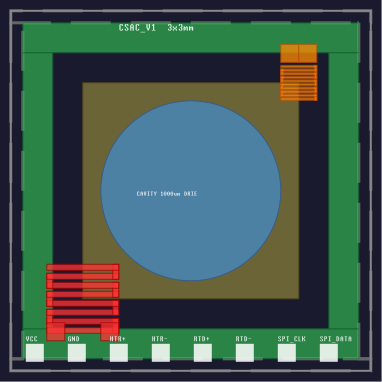

Here is the Python script that generated this plot:
"""
csac_cell_v1.py
===============
GDS-II mask layout generator for the CSAC MEMS vapor cell chip.

Die: 3×3 mm Silicon
Technology: Borosilicate glass / Si anodic bond stack
Process: DRIE cavity etch, Pt sputtered heater + RTD, anodic bonding

Layer map
---------
  1  CAVITY      DRIE etch boundary
  2  PT_HEATER   Platinum serpentine heater trace
  3  PT_RTD      Platinum RTD meander
  4  BOND_RING   Anodic bonding frame
  5  DICING      Dicing lane outline
  6  OPTICAL_WIN Optical window (glass lid area)
 10  LABELS      Text annotations / pad labels

Usage
-----
  python csac_cell_v1.py

Outputs
-------
  csac_cell_v1.gds   — GDSII binary, send to foundry
  csac_cell_v1.svg   — SVG colour preview (open in browser or Inkscape)
  csac_cell_v1_preview.png — PNG raster via matplotlib
"""

import os
import sys
import math
import numpy as np

import gdstk
import matplotlib
matplotlib.use("Agg")          # headless rendering
import matplotlib.pyplot as plt
import matplotlib.patches as mpatches
from matplotlib.collections import PatchCollection

# ---------------------------------------------------------------------------
# SCRIPT DIRECTORY — all outputs land here
# ---------------------------------------------------------------------------
SCRIPT_DIR = os.path.dirname(os.path.abspath(__file__))
GDS_OUT    = os.path.join(SCRIPT_DIR, "csac_cell_v1.gds")
SVG_OUT    = os.path.join(SCRIPT_DIR, "csac_cell_v1.svg")
PNG_OUT    = os.path.join(SCRIPT_DIR, "csac_cell_v1_preview.png")

# ---------------------------------------------------------------------------
# LAYER CONSTANTS
# ---------------------------------------------------------------------------
L_CAVITY      = 1
L_PT_HEATER   = 2
L_PT_RTD      = 3
L_BOND_RING   = 4
L_DICING      = 5
L_OPTICAL_WIN = 6
L_LABELS      = 10

DT = 0   # datatype for all shapes

# ---------------------------------------------------------------------------
# DESIGN PARAMETERS  (all in micrometres)
# ---------------------------------------------------------------------------
DIE_W = 3000.0
DIE_H = 3000.0

# Circular DRIE cavity
CAVITY_CX   = 1500.0
CAVITY_CY   = 1500.0
CAVITY_R    = 750.0      # diameter 1500 um

# Anodic bond ring
BOND_OUTER_MARGIN = 100.0    # from die edge inward to outer edge of ring
BOND_RING_WIDTH   = 250.0    # ring width

# Dicing lane
DICING_WIDTH = 100.0

# Optical window (glass lid)
OPT_W = 1800.0
OPT_H = 1800.0
OPT_CX = 1500.0
OPT_CY = 1500.0

# Platinum heater (serpentine, lower-left quadrant)
HTR_CX       = 600.0     # serpentine block centre
HTR_CY       = 600.0
HTR_AREA_W   = 600.0     # bounding box of serpentine block
HTR_AREA_H   = 600.0
HTR_N_LINES  = 8         # number of parallel lines
HTR_TRACE_W  = 50.0      # trace width um
HTR_TRACE_T  = 0.0002    # 200 nm thickness (informational only)

# Platinum RTD (meander, upper-right quadrant)
RTD_CX       = 2400.0
RTD_CY       = 2400.0
RTD_AREA_W   = 300.0
RTD_AREA_H   = 300.0
RTD_N_LINES  = 10        # enough meander lines for ~1 mm length
RTD_TRACE_W  = 20.0

# Electrical pads
PAD_W       = 150.0
PAD_H       = 150.0
PAD_Y_CTR   = 150.0      # pad centre y
PAD_X_CTRS  = [200, 550, 900, 1250, 1600, 1950, 2300, 2650]
PAD_LABELS  = ["VCC", "GND", "HTR+", "HTR-", "RTD+", "RTD-", "SPI_CLK", "SPI_DATA"]


# ---------------------------------------------------------------------------
# HELPER: build a serpentine trace as a list of gdstk.Polygon rectangles
# ---------------------------------------------------------------------------
def serpentine_rects(cx, cy, area_w, area_h, n_lines, trace_w, layer, datatype=0):
    """
    Build a serpentine (boustrophedon) pattern centred at (cx, cy).

    The pattern has `n_lines` parallel horizontal runs connected by
    U-bends at alternating left/right ends.  Each run is a long thin
    rectangle; the connecting bends are small square end-caps.

    Returns a flat list of gdstk.Polygon objects.
    """
    polys = []

    # Available height divided equally among n_lines runs + gaps
    # pitch = area_h / n_lines
    pitch  = area_h / n_lines
    run_h  = trace_w                 # height of each horizontal strip
    run_w  = area_w                  # full width each run spans

    # Bend half-width (the U-turn connector at each end)
    bend_w = trace_w                 # same width as the trace

    x0 = cx - area_w / 2.0
    y0 = cy - area_h / 2.0

    for i in range(n_lines):
        # Centre y of this line
        yc = y0 + (i + 0.5) * pitch

        # Horizontal run
        r = gdstk.rectangle(
            (x0, yc - trace_w / 2),
            (x0 + run_w, yc + trace_w / 2),
            layer=layer, datatype=datatype
        )
        polys.append(r)

        # End-cap bend connecting to next line (except after last line)
        if i < n_lines - 1:
            yc_next = y0 + (i + 1 + 0.5) * pitch
            if i % 2 == 0:
                # right-side bend
                bx = x0 + run_w - trace_w / 2
            else:
                # left-side bend
                bx = x0 + trace_w / 2

            # The bend connects (yc) to (yc_next) at x = bx
            b = gdstk.rectangle(
                (bx - trace_w / 2, yc - trace_w / 2),
                (bx + trace_w / 2, yc_next + trace_w / 2),
                layer=layer, datatype=datatype
            )
            polys.append(b)

    return polys


# ---------------------------------------------------------------------------
# HELPER: bond ring as two overlapping rectangles (outer frame, inner hole)
# gdstk supports boolean ops; alternatively use a polygon outline.
# We just use a rectangle border (4 edge strips).
# ---------------------------------------------------------------------------
def bond_ring_polys(die_w, die_h, outer_margin, ring_width, layer, datatype=0):
    """
    Return four rectangles forming a closed rectangular frame.
    Outer edge of ring: outer_margin from die edge.
    Inner edge of ring: outer_margin + ring_width from die edge.
    """
    om = outer_margin
    rw = ring_width
    polys = []

    # Bottom strip
    polys.append(gdstk.rectangle(
        (om, om), (die_w - om, om + rw),
        layer=layer, datatype=datatype))
    # Top strip
    polys.append(gdstk.rectangle(
        (om, die_h - om - rw), (die_w - om, die_h - om),
        layer=layer, datatype=datatype))
    # Left strip
    polys.append(gdstk.rectangle(
        (om, om + rw), (om + rw, die_h - om - rw),
        layer=layer, datatype=datatype))
    # Right strip
    polys.append(gdstk.rectangle(
        (die_w - om - rw, om + rw), (die_w - om, die_h - om - rw),
        layer=layer, datatype=datatype))

    return polys


# ---------------------------------------------------------------------------
# HELPER: dicing lane (four strips around perimeter)
# ---------------------------------------------------------------------------
def dicing_lane_polys(die_w, die_h, lane_w, layer, datatype=0):
    polys = []
    polys.append(gdstk.rectangle((0, 0),          (die_w, lane_w),          layer=layer, datatype=datatype))   # bottom
    polys.append(gdstk.rectangle((0, die_h - lane_w), (die_w, die_h),       layer=layer, datatype=datatype))   # top
    polys.append(gdstk.rectangle((0, lane_w),      (lane_w, die_h - lane_w), layer=layer, datatype=datatype))  # left
    polys.append(gdstk.rectangle((die_w - lane_w, lane_w), (die_w, die_h - lane_w), layer=layer, datatype=datatype))  # right
    return polys


# ---------------------------------------------------------------------------
# BUILD LIBRARY
# ---------------------------------------------------------------------------
print("=" * 60)
print(f"gdstk version : {gdstk.__version__}")
print(f"Output GDS    : {GDS_OUT}")
print("=" * 60)

lib  = gdstk.Library(name="CSAC_CELL_V1", unit=1e-6, precision=1e-9)
cell = lib.new_cell("CSAC_V1")

shape_counts = {}

def add(layer_name, layer_id, shapes):
    """Add shapes to cell and tally."""
    if isinstance(shapes, (gdstk.Polygon,)):
        shapes = [shapes]
    for s in shapes:
        cell.add(s)
    shape_counts[layer_name] = shape_counts.get(layer_name, 0) + len(shapes)


# --- Layer 5: DICING lane (draw first so it appears at the bottom) ---------
add("DICING", L_DICING,
    dicing_lane_polys(DIE_W, DIE_H, DICING_WIDTH, L_DICING, DT))

# --- Layer 4: BOND RING -----------------------------------------------------
add("BOND_RING", L_BOND_RING,
    bond_ring_polys(DIE_W, DIE_H, BOND_OUTER_MARGIN, BOND_RING_WIDTH, L_BOND_RING, DT))

# --- Layer 6: OPTICAL WINDOW ------------------------------------------------
opt_rect = gdstk.rectangle(
    (OPT_CX - OPT_W / 2, OPT_CY - OPT_H / 2),
    (OPT_CX + OPT_W / 2, OPT_CY + OPT_H / 2),
    layer=L_OPTICAL_WIN, datatype=DT)
add("OPTICAL_WIN", L_OPTICAL_WIN, [opt_rect])

# --- Layer 1: CAVITY --------------------------------------------------------
cavity = gdstk.ellipse(
    (CAVITY_CX, CAVITY_CY),
    CAVITY_R,
    tolerance=0.5,       # ≈ 0.5 um tolerance → smooth circle
    layer=L_CAVITY, datatype=DT)
add("CAVITY", L_CAVITY, [cavity])

# --- Layer 2: PT_HEATER (serpentine, lower-left) ----------------------------
heater_polys = serpentine_rects(
    HTR_CX, HTR_CY, HTR_AREA_W, HTR_AREA_H,
    HTR_N_LINES, HTR_TRACE_W, L_PT_HEATER, DT)
add("PT_HEATER", L_PT_HEATER, heater_polys)

# Heater bond pads (two 150×150 um pads at the ends of the serpentine)
htr_pad_y   = HTR_CY - HTR_AREA_H / 2 - 50
htr_pad_xL  = HTR_CX - HTR_AREA_W / 2
htr_pad_xR  = HTR_CX + HTR_AREA_W / 2 - PAD_W
for px in [htr_pad_xL, htr_pad_xR]:
    cell.add(gdstk.rectangle(
        (px, htr_pad_y), (px + PAD_W, htr_pad_y + PAD_H),
        layer=L_PT_HEATER, datatype=DT))
shape_counts["PT_HEATER"] = shape_counts.get("PT_HEATER", 0) + 2

# --- Layer 3: PT_RTD (meander, upper-right) ---------------------------------
rtd_polys = serpentine_rects(
    RTD_CX, RTD_CY, RTD_AREA_W, RTD_AREA_H,
    RTD_N_LINES, RTD_TRACE_W, L_PT_RTD, DT)
add("PT_RTD", L_PT_RTD, rtd_polys)

# RTD bond pads
rtd_pad_y  = RTD_CY + RTD_AREA_H / 2 + 20
rtd_pad_xL = RTD_CX - RTD_AREA_W / 2
rtd_pad_xR = RTD_CX + RTD_AREA_W / 2 - PAD_W
for px in [rtd_pad_xL, rtd_pad_xR]:
    cell.add(gdstk.rectangle(
        (px, rtd_pad_y), (px + PAD_W, rtd_pad_y + PAD_H),
        layer=L_PT_RTD, datatype=DT))
shape_counts["PT_RTD"] = shape_counts.get("PT_RTD", 0) + 2

# --- Layer 10 / pads: ELECTRICAL PADS + LABELS ------------------------------
for xc, lbl in zip(PAD_X_CTRS, PAD_LABELS):
    # Pad rectangle on L_LABELS layer (also visible as a metal shape)
    cell.add(gdstk.rectangle(
        (xc - PAD_W / 2, PAD_Y_CTR - PAD_H / 2),
        (xc + PAD_W / 2, PAD_Y_CTR + PAD_H / 2),
        layer=L_LABELS, datatype=DT))

    # Polygonal text label above pad
    txt = gdstk.text(
        lbl,
        size=60,
        position=(xc - PAD_W / 2, PAD_Y_CTR + PAD_H / 2 + 10),
        layer=L_LABELS, datatype=DT)
    for p in txt:
        cell.add(p)

shape_counts["LABELS"] = len(PAD_X_CTRS)

# Die outline (informational — layer 0)
cell.add(gdstk.rectangle((0, 0), (DIE_W, DIE_H), layer=0, datatype=DT))

# Chip title label (centre)
title_txt = gdstk.text("CSAC_V1  3x3mm", size=80,
                        position=(DIE_W / 2 - 600, DIE_H - 180),
                        layer=L_LABELS, datatype=DT)
for p in title_txt:
    cell.add(p)

# Cavity depth annotation
depth_txt = gdstk.text("CAVITY 1000um DRIE", size=50,
                        position=(CAVITY_CX - 450, CAVITY_CY - 50),
                        layer=L_LABELS, datatype=DT)
for p in depth_txt:
    cell.add(p)

# ---------------------------------------------------------------------------
# WRITE GDS
# ---------------------------------------------------------------------------
lib.write_gds(GDS_OUT)

gds_size = os.path.getsize(GDS_OUT)
bbox = cell.bounding_box()

print("\n--- Layer shape counts ---")
for name, cnt in sorted(shape_counts.items()):
    print(f"  {name:15s}: {cnt} polygon(s)")

print(f"\nCell bounding box : {bbox}")
print(f"GDS file size     : {gds_size:,} bytes  ({gds_size/1024:.1f} kB)")
print(f"GDS written to    : {GDS_OUT}")

# ---------------------------------------------------------------------------
# SVG PREVIEW (gdstk built-in)
# ---------------------------------------------------------------------------
LAYER_COLORS = {
    (0,  0): {"fill": "none",    "stroke": "#888888", "stroke-width": "2"},
    (L_CAVITY,      DT): {"fill": "#3399ff", "stroke": "#1155cc", "stroke-width": "1", "opacity": "0.55"},
    (L_PT_HEATER,   DT): {"fill": "#ff3333", "stroke": "#aa0000", "stroke-width": "1", "opacity": "0.75"},
    (L_PT_RTD,      DT): {"fill": "#ff8800", "stroke": "#cc5500", "stroke-width": "1", "opacity": "0.75"},
    (L_BOND_RING,   DT): {"fill": "#33cc55", "stroke": "#117733", "stroke-width": "1", "opacity": "0.60"},
    (L_DICING,      DT): {"fill": "none",    "stroke": "#666666", "stroke-width": "3", "stroke-dasharray": "40,20"},
    (L_OPTICAL_WIN, DT): {"fill": "#ffee44", "stroke": "#aa9900", "stroke-width": "1", "opacity": "0.35"},
    (L_LABELS,      DT): {"fill": "#ffffff", "stroke": "none",    "opacity": "0.85"},
}

cell.write_svg(
    SVG_OUT,
    scaling=0.12,          # 3000 um × 0.12 = 360 px wide
    background="#1a1a2e",
    shape_style=LAYER_COLORS,
    pad="3%",
)
print(f"SVG preview       : {SVG_OUT}")

# ---------------------------------------------------------------------------
# PNG PREVIEW via matplotlib
# ---------------------------------------------------------------------------
fig, ax = plt.subplots(figsize=(8, 8), facecolor="#050812")
ax.set_facecolor("#0b1321")
ax.set_aspect("equal")
ax.set_xlim(-50, DIE_W + 50)
ax.set_ylim(-50, DIE_H + 50)
ax.set_title("CSAC_V1 - Mask Layout Preview", color="#e8effb", fontsize=13, pad=10)
ax.text(
    0.5,
    1.01,
    "Concept process view using the same architecture palette as the package and chip sheets.",
    transform=ax.transAxes,
    ha="center",
    va="bottom",
    fontsize=8,
    color="#93a6c3",
)
ax.tick_params(colors="#93a6c3")
for spine in ax.spines.values():
    spine.set_edgecolor("#21334d")

# Colour map for matplotlib rendering
MPL_COLORS = {
    0:            ("#6c7d94", "none",    0.5,  1.5),   # die outline
    L_CAVITY:     ("#62d5ff", "#62d5ff", 0.42, 0.8),
    L_PT_HEATER:  ("#ff9e52", "#ff9e52", 0.75, 0.8),
    L_PT_RTD:     ("#ffbd62", "#ffbd62", 0.78, 0.8),
    L_BOND_RING:  ("#5f8b6c", "#5f8b6c", 0.50, 0.8),
    L_DICING:     ("#666666", "none",    1.0,  1.5),
    L_OPTICAL_WIN:("#8b72f6", "#8b72f6", 0.22, 0.5),
    L_LABELS:     ("#e8effb", "#e8effb", 0.85, 0.0),
}

# Collect all polygons from cell, render by layer
polys_by_layer: dict[int, list] = {}
for poly in cell.polygons:
    lay = poly.layer
    polys_by_layer.setdefault(lay, []).append(poly)

render_order = [L_OPTICAL_WIN, L_BOND_RING, L_DICING, L_CAVITY,
                L_PT_HEATER, L_PT_RTD, L_LABELS, 0]

for lay in render_order:
    if lay not in polys_by_layer:
        continue
    ec, fc, alpha, lw = MPL_COLORS.get(lay, ("#aaaaaa", "#aaaaaa", 0.5, 0.5))
    for poly in polys_by_layer[lay]:
        pts = poly.points
        patch = plt.Polygon(pts, closed=True,
                            facecolor=fc if fc != "none" else "none",
                            edgecolor=ec,
                            linewidth=lw,
                            alpha=alpha)
        ax.add_patch(patch)

# Legend
legend_entries = [
    mpatches.Patch(color="#62d5ff", alpha=0.5, label="L1 CAVITY (DRIE)"),
    mpatches.Patch(color="#ff9e52", alpha=0.8, label="L2 PT_HEATER"),
    mpatches.Patch(color="#ffbd62", alpha=0.8, label="L3 PT_RTD"),
    mpatches.Patch(color="#5f8b6c", alpha=0.65, label="L4 BOND_RING"),
    mpatches.Patch(color="#666666", alpha=0.7, label="L5 DICING"),
    mpatches.Patch(color="#8b72f6", alpha=0.35, label="L6 OPTICAL_WIN"),
    mpatches.Patch(color="#e8effb", alpha=0.85, label="L10 LABELS/PADS"),
]
ax.legend(handles=legend_entries, loc="upper right",
          facecolor="#0f1a2c", edgecolor="#21334d",
          labelcolor="#e8effb", fontsize=8, framealpha=0.92)

# Dimension annotations
ax.annotate("", xy=(DIE_W, -35), xytext=(0, -35),
            arrowprops=dict(arrowstyle="<->", color="#62d5ff", lw=1.2))
ax.text(DIE_W / 2, -42, "3000 um", ha="center", va="top", color="#62d5ff", fontsize=8)

ax.annotate("", xy=(DIE_W + 35, DIE_H), xytext=(DIE_W + 35, 0),
            arrowprops=dict(arrowstyle="<->", color="#62d5ff", lw=1.2))
ax.text(DIE_W + 40, DIE_H / 2, "3000 um", ha="left", va="center",
        color="#62d5ff", fontsize=8, rotation=90)

plt.tight_layout()
plt.savefig(PNG_OUT, dpi=200, facecolor=fig.get_facecolor())
plt.close()
print(f"PNG preview       : {PNG_OUT}")

# ---------------------------------------------------------------------------
# FINAL SUMMARY
# ---------------------------------------------------------------------------
print("\n========================================")
print("  CSAC_CELL_V1  GDS generation complete")
print("========================================")
print(f"  Die            : {DIE_W:.0f} x {DIE_H:.0f} um")
print(f"  Cavity         : dia {CAVITY_R*2:.0f} um @ ({CAVITY_CX:.0f}, {CAVITY_CY:.0f}) um")
print(f"  Cavity depth   : 1000 um (DRIE, encoded in process traveler)")
print(f"  Heater area    : {HTR_AREA_W:.0f}x{HTR_AREA_H:.0f} um, {HTR_N_LINES} runs x {HTR_TRACE_W:.0f} um wide")
print(f"  RTD area       : {RTD_AREA_W:.0f}x{RTD_AREA_H:.0f} um, {RTD_N_LINES} runs x {RTD_TRACE_W:.0f} um wide")
print(f"  Bond ring      : {BOND_RING_WIDTH:.0f} um wide, {BOND_OUTER_MARGIN:.0f} um from edge")
print(f"  Dicing lane    : {DICING_WIDTH:.0f} um")
print(f"  Pads           : {len(PAD_X_CTRS)} x {PAD_W:.0f}x{PAD_H:.0f} um")
print(f"  GDS size       : {gds_size/1024:.1f} kB")
print("========================================")
print("  To inspect in KLayout:")
print(f"    klayout {GDS_OUT}")
print("========================================")
